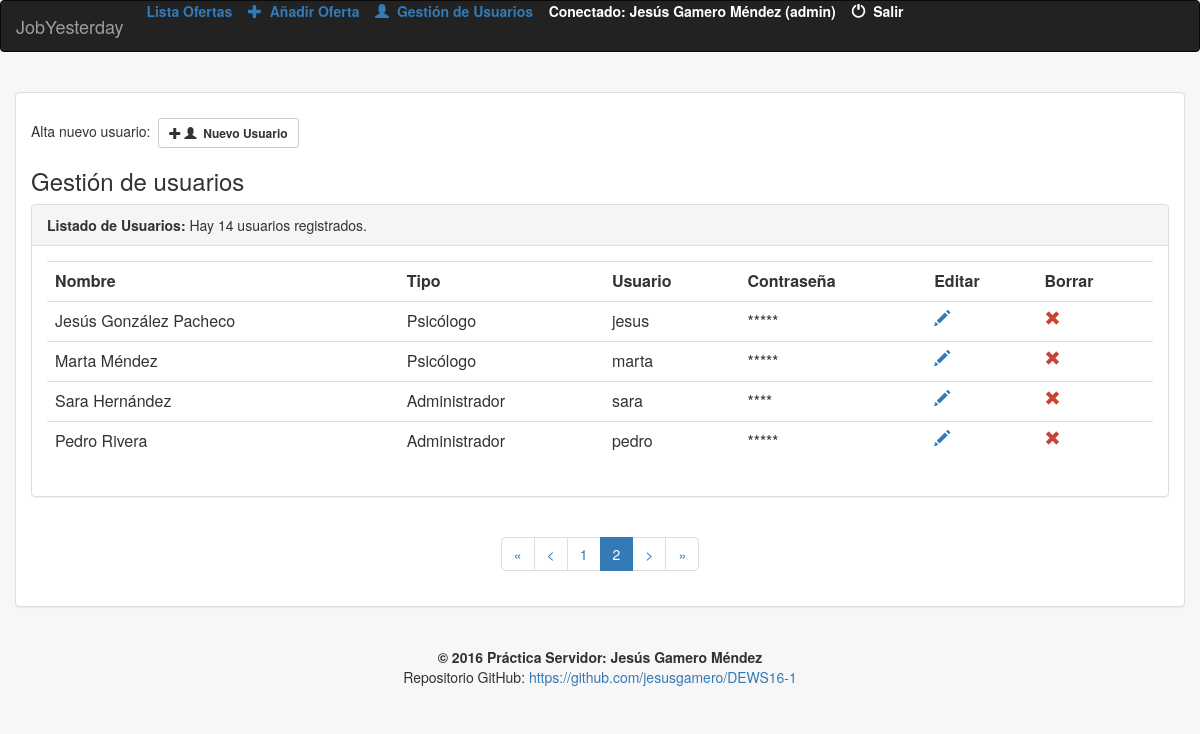
The app's page /app/index.php?ctrl=list_user&pag=2 (signed in) with its own data.
### tables this page shows
CREATE TABLE `usuario` (
  `cod` int(11) NOT NULL,
  `tipo` char(1) NOT NULL,
  `nombre` varchar(35) DEFAULT NULL,
  `user` varchar(10) DEFAULT NULL,
  `pass` varchar(10) DEFAULT NULL
);

### app/model/DB_connection.php (called while the page is built, shortened)
<?php
Class Database {
	private $link;
	private static $_instance;
	public static function getInstance(){
		if (!(self::$_instance instanceof self)){
			self::$_instance=new self();
		}
		return self::$_instance;
	}
	private function Conectar($conf)
	{
		$this-> link =new mysqli($conf['servidor'], $conf['usuario'], $conf['password']);
		$this->link->select_db($conf['base_datos']);
		$this->link->query("SET NAMES 'utf8'");
	}
	public function Consulta($sql)
	{
		$this->result=$this->link->query($sql);
		return $this->result;
	}
	public function LeeRegistro($result=NULL)
	{
		$this->regActual=$result->fetch_assoc();
		return $this->regActual;
	}
}

### app/model/model_user.php (called while the page is built, shortened)
<?php
include(MODEL_PATH."DB_connection.php");
function nUsuarios()
{
	$MyBD=Database::getInstance();
	$query ="SELECT count(*) as total FROM usuario";
	$result=$MyBD-> Consulta($query);
	$reg=mysqli_fetch_assoc($result);
	return $reg['total'];
}
function verUsuarios($posIni)
{
	$bd=database::getInstance();
	$query ="SELECT * FROM usuario LIMIT ".($posIni-1).",".PROXPAG;
	$res=$bd->Consulta($query);
	while($line = $bd->LeeRegistro($res))
	{
		$usuarios[]=$line;
	}
	return $usuarios;
}

### app/helpers/helpers.php (called while the page is built, shortened)
<?php
function tipoUsuario($tipo)
{
 if ($tipo=='A')
	{
	return 'Administrador';
	}
else
	{
	return 'Psicólogo';
	}
}

### app/view/list_user.php (the view, shortened to what this page needs)
	<br>
<div class="container-fluid">
<div class="panel panel-default">
<div class="panel-body">
<h5>Alta nuevo usuario:&nbsp;&nbsp;<a href="?ctrl=insert_user" class="btn btn-default btn-sm"><span class="glyphicon glyphicon-plus"></span>&nbsp;<span class="glyphicon glyphicon-user"></span><b>&nbsp;&nbsp;Nuevo Usuario</b></a></h5>
<h3>Gestión de usuarios</h3>
				<div class="panel panel-default">
				<div class="panel-heading"><b>Listado de Usuarios: </b><?php echo "Hay ". $nreg." usuarios registrados.";?></div>
				<div class="panel-body">
				<div class="form-horizontal">
				<center>
					<div class="table-responsive">
					  <table class="table">
						 <tr>
						<th>Nombre</th>
						<th>Tipo</th>
						<th>Usuario</th>
						<th>Contraseña</th>
						<th>Editar</th>
						<th>Borrar</th>
						 </tr>
							<?php
							foreach ($listado as $clave => $usuario)
							{ ?>
							<tr>
								<td><?= $usuario['nombre']; ?></td>
								<td><?= tipoUsuario($usuario['tipo']); ?></td>
								<td><?= $usuario['user']; ?></td>
								<td><?= str_repeat("*",strlen($usuario['pass'])); ?></td>
								<?php if ($_SESSION['usuario']!= $usuario['user']){ ?>
								<td><a href="?ctrl=update_user&id=<?= $usuario['cod']; ?>"><span class="glyphicon glyphicon-pencil"></span></b></a></td>
								<td><a href="?ctrl=delete_user&id=<?= $usuario['cod']; ?>" style="color: #CB4335"><span style="color: #FFFFF" class="glyphicon glyphicon-remove"></span></a></td>
								<?php }else{ ?>
								<td><span style="color: #CB4335" class="glyphicon glyphicon-minus-sign"></span></td>
								<td><span style="color: #CB4335" class="glyphicon glyphicon-minus-sign"></span></td>
								<?php }?>
							</tr>
							<?php }?>
					  </table>
					</div>
				</div>
				</div>
				</div>
		<center>
		<ul class="pagination">
		<li><a href="?ctrl=list_user&pag=1" >&laquo;</a></li>
		<li><a href="?ctrl=list_user&pag=<?php echo ($pag-1);?>"><</a></li>
		<?php for ($i = 1; $i < $maxPag; $i++) {
			if($i==$pag){
			echo "<li class='active'><a href='?ctrl=list_user&pag=".$i."'>".$i."</a></li>";
			}
			else{
			echo "<li><a href='?ctrl=list_user&pag=".$i."'>".$i."</a></li>";
			}
		}
		?>
		<li><a href="?ctrl=list_user&pag=<?php if ($pag < ceil($maxPag-1)){echo ($pag+1);} else {echo (ceil($maxPag-1));} ?>">></a></li>
		<li><a href="?ctrl=list_user&pag=<?php echo (ceil($maxPag-1));?>">&raquo;</a></li>
		</ul>
	</center>
</div>
</div>
</div>

### records on screen
usuario: nombre "Jesús González Pacheco", tipo "Psicólogo", user "jesus", pass "*****"
usuario: nombre "Marta Méndez", tipo "Psicólogo", user "marta", pass "*****"
usuario: nombre "Sara Hernández", tipo "Administrador", user "sara", pass "****"
usuario: nombre "Pedro Rivera", tipo "Administrador", user "pedro", pass "*****"

### other values on screen
$_SESSION['nombre'] "Jesús Gamero Méndez"
$_SESSION['usuario'] "admin"
$nreg "14"
